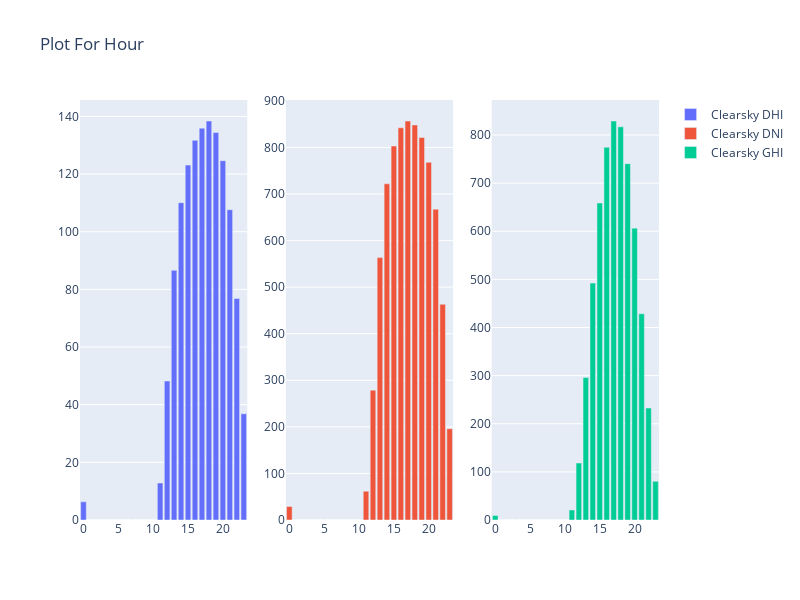

The notebook cell this image was saved under:
### Code cell
import plotly.express as px
from plotly.subplots import make_subplots
import plotly.graph_objects as go

fig = make_subplots(rows=1, cols=3)

fig.add_trace(go.Bar(x=df['Hour'], y=df['Clearsky DHI'],name='Clearsky DHI'),
              1, 1)

fig.add_trace(go.Bar(x=df['Hour'], y=df['Clearsky DNI'],name='Clearsky DNI'),
              1, 2)

fig.add_trace(go.Bar(x=df['Hour'], y=df['Clearsky GHI'],name='Clearsky GHI'),
              1, 3)

fig.update_layout(height=600, width=800, title_text="Plot For Hour")
fig.show()

### Figure 1 — Plotly figure (JSON) as saved in the notebook; plotly's stock layout.template omitted (floating-point values rounded to 4 significant figures)
{"data": [{"name": "Clearsky DHI", "type": "bar", "x": [0, 1, 2, 3, 4, 5, 6, 7, 8, 9, 10, 11, 12, 13, 14, 15, 16, 17, 18, 19, 20, 21, 22, 23], "xaxis": "x", "y": [6.315, 0, 0, 0, 0, 0, 0, 0, 0, 0, 0.02232, 12.84, 48.21, 86.59, 110.1, 123.1, 131.7, 135.9, 138.4, 134.4, 124.6, 107.6, 76.85, 36.84], "yaxis": "y"}, {"name": "Clearsky DNI", "type": "bar", "x": [0, 1, 2, 3, 4, 5, 6, 7, 8, 9, 10, 11, 12, 13, 14, 15, 16, 17, 18, 19, 20, 21, 22, 23], "xaxis": "x2", "y": [28.92, 0, 0, 0, 0, 0, 0, 0, 0, 0, 0.07831, 61.84, 278.8, 563.4, 721.9, 803.1, 842.2, 856.8, 848.3, 821.4, 768.0, 667.5, 463.3, 196.0], "yaxis": "y2"}, {"name": "Clearsky GHI", "type": "bar", "x": [0, 1, 2, 3, 4, 5, 6, 7, 8, 9, 10, 11, 12, 13, 14, 15, 16, 17, 18, 19, 20, 21, 22, 23], "xaxis": "x3", "y": [9.237, 0, 0, 0, 0, 0, 0, 0, 0, 0, 0.02232, 20.89, 118.3, 296.2, 492.4, 658.8, 774.5, 829.1, 816.9, 740.4, 606.5, 428.6, 232.7, 80.37], "yaxis": "y3"}], "layout": {"height": 600, "title": {"text": "Plot For Hour"}, "width": 800, "xaxis": {"anchor": "y", "domain": [0, 0.2889]}, "xaxis2": {"anchor": "y2", "domain": [0.3556, 0.6444]}, "xaxis3": {"anchor": "y3", "domain": [0.7111, 1]}, "yaxis": {"anchor": "x", "domain": [0, 1]}, "yaxis2": {"anchor": "x2", "domain": [0, 1]}, "yaxis3": {"anchor": "x3", "domain": [0, 1]}}}
